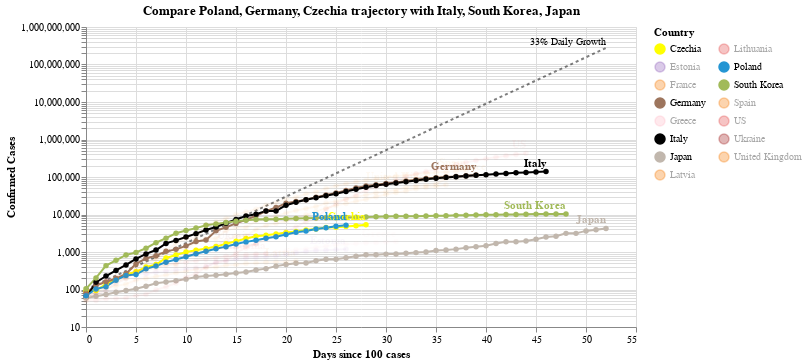

Notebook cell for this chart:
### Code cell
#hide_input
chart2 = make_since_chart(['Poland', 'Germany', 'Czechia'])
chart2

### Figure 1 — Vega-Lite specification as saved in the notebook (floating-point values rounded to 4 significant figures; data arrays with more than 128 entries replaced by an {"elided": "..."} marker saying what was removed)
{"config": {"view": {"continuousWidth": 400, "continuousHeight": 300}}, "layer": [{"mark": {"type": "line", "color": "black", "opacity": 0.5, "strokeDash": [3, 3]}, "encoding": {"x": {"type": "quantitative", "field": "Days since 100 cases"}, "y": {"type": "quantitative", "field": "Confirmed Cases"}}}, {"mark": {"type": "text", "align": "right", "dy": -6, "fontSize": 10, "text": "33% Daily Growth"}, "encoding": {"x": {"type": "quantitative", "field": "Days since 100 cases"}, "y": {"type": "quantitative", "field": "Confirmed Cases"}}, "transform": [{"filter": "(datum['Days since 100 cases'] >= 52)"}]}, {"data": {"name": "data-28c5b9e0973224b47da0b7d469076616"}, "mark": {"type": "line", "point": true}, "encoding": {"color": {"type": "nominal", "field": "Country", "legend": {"columns": 2}, "scale": {"domain": ["Czechia", "Estonia", "France", "Germany", "Greece", "Italy", "Japan", "Latvia", "Lithuania", "Poland", "South Korea", "Spain", "US", "Ukraine", "United Kingdom"], "range": ["yellow", "#9467bd", "#F58518", "#9D755D", "pink", "black", "#C1B7AD", "#F58518", "#E45756", "#2495D3", "#A1BA59", "#F58518", "#E45756", "brown", "#F58518"]}}, "opacity": {"condition": {"value": 1, "selection": "selector011"}, "value": 0.05}, "tooltip": [{"type": "nominal", "field": "Country"}, {"type": "temporal", "field": "Date"}, {"type": "quantitative", "field": "Confirmed Cases"}, {"type": "quantitative", "field": "Days since 100 cases"}], "x": {"type": "quantitative", "field": "Days since 100 cases"}, "y": {"type": "quantitative", "field": "Confirmed Cases", "scale": {"type": "log"}}}, "selection": {"selector011": {"type": "multi", "fields": ["Country"], "bind": "legend", "init": [{"Country": "Poland"}, {"Country": "Germany"}, {"Country": "Czechia"}, {"Country": "Italy"}, {"Country": "South Korea"}, {"Country": "Japan"}]}}, "width": 550}, {"data": {"name": "data-28c5b9e0973224b47da0b7d469076616"}, "mark": {"type": "text", "align": "right", "dy": -8, "fontWeight": "bold"}, "encoding": {"color": {"type": "nominal", "field": "Country", "legend": {"columns": 2}, "scale": {"domain": ["Czechia", "Estonia", "France", "Germany", "Greece", "Italy", "Japan", "Latvia", "Lithuania", "Poland", "South Korea", "Spain", "US", "Ukraine", "United Kingdom"], "range": ["yellow", "#9467bd", "#F58518", "#9D755D", "pink", "black", "#C1B7AD", "#F58518", "#E45756", "#2495D3", "#A1BA59", "#F58518", "#E45756", "brown", "#F58518"]}}, "opacity": {"condition": {"value": 1, "selection": "selector011"}, "value": 0.05}, "text": {"type": "nominal", "field": "Country"}, "tooltip": [{"type": "nominal", "field": "Country"}, {"type": "temporal", "field": "Date"}, {"type": "quantitative", "field": "Confirmed Cases"}, {"type": "quantitative", "field": "Days since 100 cases"}], "x": {"type": "quantitative", "field": "Days since 100 cases"}, "y": {"type": "quantitative", "field": "Confirmed Cases", "scale": {"type": "log"}}}, "transform": [{"filter": "(datum['Date'] >= 1586304000000)"}], "width": 550}], "data": {"name": "data-f09db27554030584b68624814bcb106c"}, "title": "Compare Poland, Germany, Czechia trajectory with Italy, South Korea, Japan", "$schema": "https://vega.github.io/schema/vega-lite/v4.0.2.json", "datasets": {"data-f09db27554030584b68624814bcb106c": [{"Days since 100 cases": 0, "Confirmed Cases": 100.0}, {"Days since 100 cases": 1, "Confirmed Cases": 133.0}, {"Days since 100 cases": 2, "Confirmed Cases": 176.9}, {"Days since 100 cases": 3, "Confirmed Cases": 235.3}, {"Days since 100 cases": 4, "Confirmed Cases": 312.9}, {"Days since 100 cases": 5, "Confirmed Cases": 416.2}, {"Days since 100 cases": 6, "Confirmed Cases": 553.5}, {"Days since 100 cases": 7, "Confirmed Cases": 736.1}, {"Days since 100 cases": 8, "Confirmed Cases": 979.1}, {"Days since 100 cases": 9, "Confirmed Cases": 1302.0}, {"Days since 100 cases": 10, "Confirmed Cases": 1732.0}, {"Days since 100 cases": 11, "Confirmed Cases": 2303.0}, {"Days since 100 cases": 12, "Confirmed Cases": 3064.0}, {"Days since 100 cases": 13, "Confirmed Cases": 4074.0}, {"Days since 100 cases": 14, "Confirmed Cases": 5419.0}, {"Days since 100 cases": 15, "Confirmed Cases": 7207.0}, {"Days since 100 cases": 16, "Confirmed Cases": 9586.0}, {"Days since 100 cases": 17, "Confirmed Cases": 12750.0}, {"Days since 100 cases": 18, "Confirmed Cases": 16960.0}, {"Days since 100 cases": 19, "Confirmed Cases": 22550.0}, {"Days since 100 cases": 20, "Confirmed Cases": 29990.0}, {"Days since 100 cases": 21, "Confirmed Cases": 39890.0}, {"Days since 100 cases": 22, "Confirmed Cases": 53060.0}, {"Days since 100 cases": 23, "Confirmed Cases": 70560.0}, {"Days since 100 cases": 24, "Confirmed Cases": 93850.0}, {"Days since 100 cases": 25, "Confirmed Cases": 124800.0}, {"Days since 100 cases": 26, "Confirmed Cases": 166000.0}, {"Days since 100 cases": 27, "Confirmed Cases": 220800.0}, {"Days since 100 cases": 28, "Confirmed Cases": 293700.0}, {"Days since 100 cases": 29, "Confirmed Cases": 390600.0}, {"Days since 100 cases": 30, "Confirmed Cases": 519500.0}, {"Days since 100 cases": 31, "Confirmed Cases": 690900.0}, {"Days since 100 cases": 32, "Confirmed Cases": 918900.0}, {"Days since 100 cases": 33, "Confirmed Cases": 1222000.0}, {"Days since 100 cases": 34, "Confirmed Cases": 1625000.0}, {"Days since 100 cases": 35, "Confirmed Cases": 2162000.0}, {"Days since 100 cases": 36, "Confirmed Cases": 2875000.0}, {"Days since 100 cases": 37, "Confirmed Cases": 3824000.0}, {"Days since 100 cases": 38, "Confirmed Cases": 5086000.0}, {"Days since 100 cases": 39, "Confirmed Cases": 6764000.0}, {"Days since 100 cases": 40, "Confirmed Cases": 8996000.0}, {"Days since 100 cases": 41, "Confirmed Cases": 11970000.0}, {"Days since 100 cases": 42, "Confirmed Cases": 15910000.0}, {"Days since 100 cases": 43, "Confirmed Cases": 21170000.0}, {"Days since 100 cases": 44, "Confirmed Cases": 28150000.0}, {"Days since 100 cases": 45, "Confirmed Cases": 37440000.0}, {"Days since 100 cases": 46, "Confirmed Cases": 49790000.0}, {"Days since 100 cases": 47, "Confirmed Cases": 66230000.0}, {"Days since 100 cases": 48, "Confirmed Cases": 88080000.0}, {"Days since 100 cases": 49, "Confirmed Cases": 117100000.0}, {"Days since 100 cases": 50, "Confirmed Cases": 155800000.0}, {"Days since 100 cases": 51, "Confirmed Cases": 207200000.0}, {"Days since 100 cases": 52, "Confirmed Cases": 275600000.0}], "data-28c5b9e0973224b47da0b7d469076616": {"elided": "525 records"}}}
